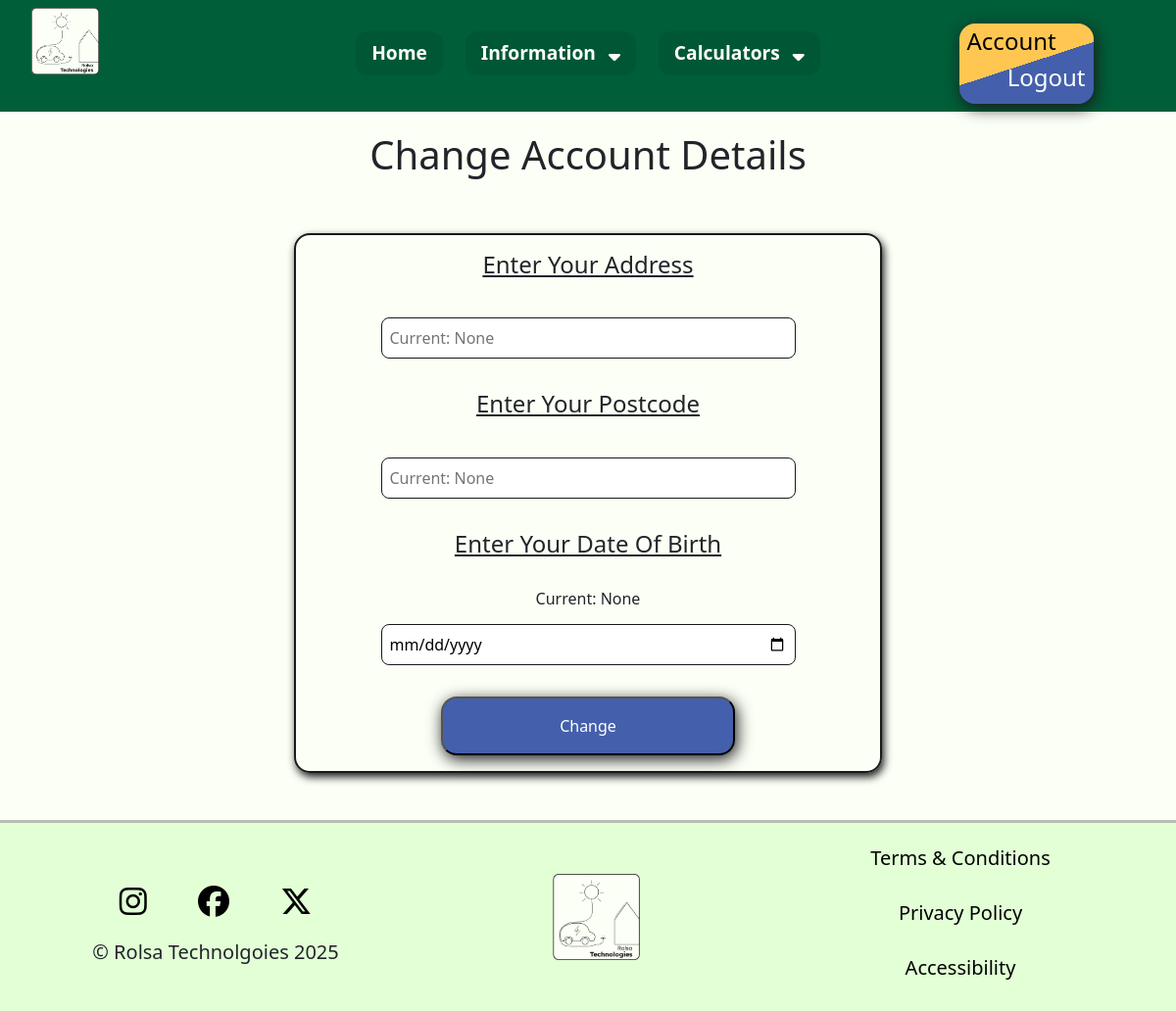
The app's page /change_account_details (signed in), older data.
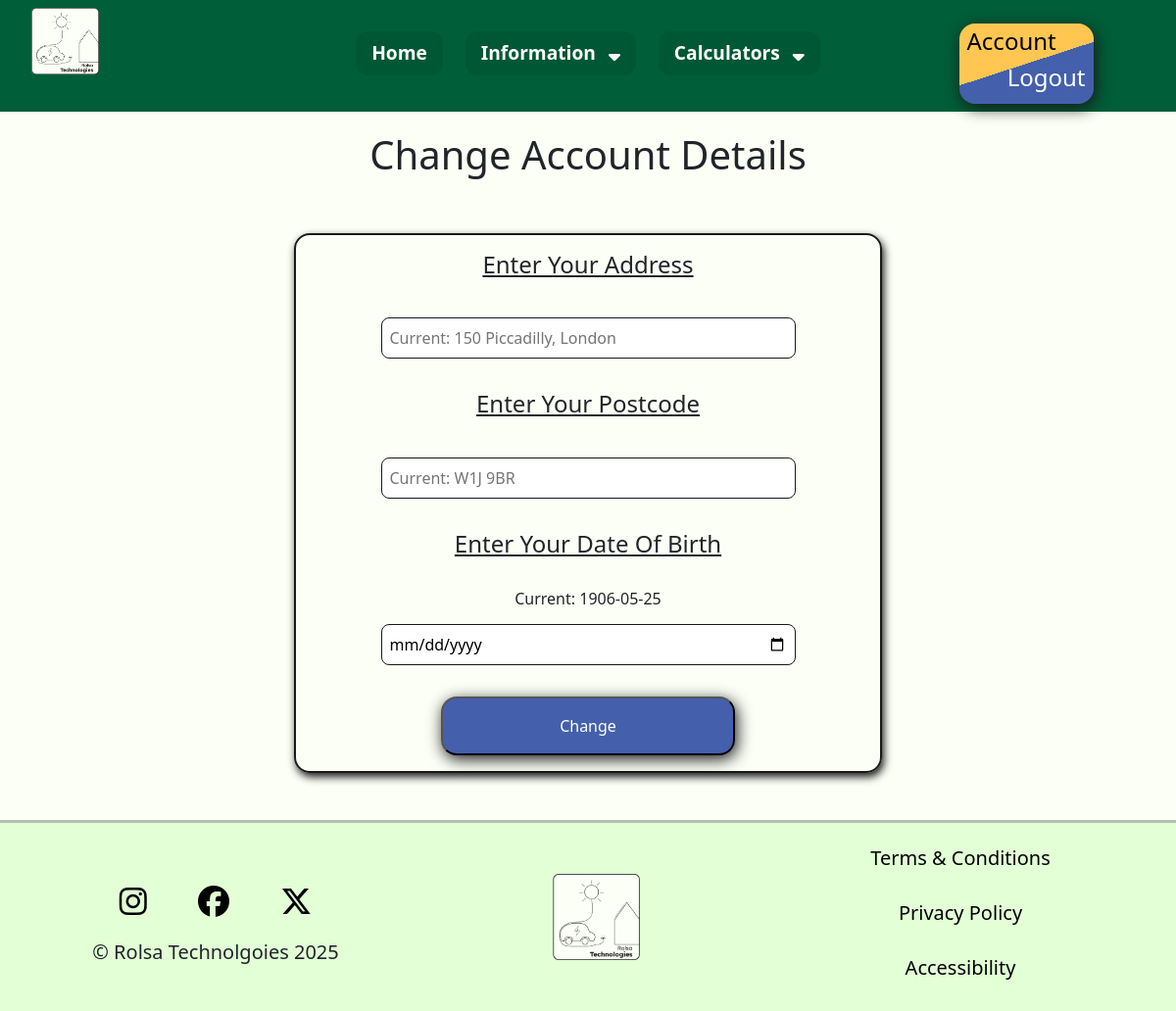
The same page, newer data.
### tables this page shows
CREATE TABLE Personal(
    AccountID INTEGER NOT NULL,
    FullName VARCHAR(255) NOT NULL,
    DateOfBirth DATE,
    Address TEXT,
    Postcode VARCHAR(8),
    FOREIGN KEY (AccountID) REFERENCES Account(AccountID)
);

### main.py (the view)
@app.route("/change_account_details")
def ChangeAccountDetails():
    account = session.get('account', None)
    if session.get('account', None) == None:
        return redirect("/login")
    AccountInformation = Get.RetrieveInfo(account, "Change")
    return render_template("change.html", AccountInformation = AccountInformation)

### main.py (called while the page is built)
@app.context_processor
def inject_global_data():
    return {
        "account": session.get('account', None), #email address is considered as account
        "type": session.get('type', None) #type is considered as account type (Personal, Business, Admin)
    }

### templates/change.html (shortened to what this page needs)
{% extends "base.html" %}
{% block css %}
<link rel="stylesheet" href="{{ url_for('static', filename='css/change.css') }}">
{% endblock %}
{% block content %}
<h1>Change Account Details</h1>
<br><br>
<center>
<form action="{{ url_for('ChangeAccountInfo')}}" method="POST">
        <h4 style="text-decoration: underline;">Enter Your Address</h4>
        <br>
        <input type="text" name="address" id="address" placeholder="Current: {{ AccountInformation.Address }}" required>
        <br><br>
        <h4 style="text-decoration: underline;">Enter Your Postcode</h4>
        <br>
                <input type="text" name="postcode" id="postcode" pattern="^([A-Z]{1,2}[0-9][A-Z0-9]? ?[0-9][A-Z]{2}|GIR ?0AA)$" placeholder="Current: {{ AccountInformation.Postcode }}" required>
        <br><br>
        {% if AccountInformation.Type == "Business" %}
            <h4 style="text-decoration: underline;">Enter the Business' Phone Number</h4>
            <br>
                    <input type="tel" name="phone" id="phone" placeholder="Current: {{ AccountInformation.PhoneNumber }}" required>
            <br><br>
        {% elif AccountInformation.Type == "Personal"%}
            <h4 style="text-decoration: underline;">Enter Your Date Of Birth</h4>
            <br>
            <h6>Current: {{ AccountInformation.DateofBirth }}</h6>
            <input type="date" name="date" id="date" required>
            <br><br>
        {% endif %}
    <button type="submit" id="BlueButton">Change</button>
</form>
</center>
<br><br>
{% endblock %}

### templates/base.html (shortened to what this page needs)
<!DOCTYPE html>
<html lang="en">
<head>
    <link rel="stylesheet" href="{{ url_for('static', filename='css/general.css') }}">
    {% block css %}{% endblock %}
    <link href="https://cdn.jsdelivr.net/npm/bootstrap@5.3.3/dist/css/bootstrap.min.css" rel="stylesheet">
</head>
<body>
<nav>
    <div class="row">
        <div class="col-sm-3"><a href="{{ url_for('index')}}"><img src="{{ url_for('static', filename='images/Logo.png')}}" id="logo" alt="Rolsa Technologies Logo"></a></div>
        <div class="col-sm-6">
            <div class="top">
            <ul>
                <li><a href="{{ url_for('index')}}">Home</a></li>
                <li>Information <span><i class="fa fa-sort-down"></i></span>
                </li>
                <li>Calculators <span><i class="fa fa-sort-down"></i></span>
                </li>
            </ul>
        </div>
        </div>
        <div  class="col-sm-3">
            <center>
                {% if account %}
                <div id="buttonbox">
                    <h4 id="left"><a href="{{ url_for('account')}}">Account</a></h4>
                    <h4 id="right"><a href="{{ url_for('logout')}}">Logout</a></h4>
                </div>
                {% else %}
                <div id="buttonbox">
                    <h4 id="left"><a href="{{ url_for('login')}}">Login</a></h4>
                    <h4 id="right"><a href="{{ url_for('register')}}">Register</a></h4>
                </div>
                {% endif %}
            </center>
        </div>
    </div>
</nav>
{% block content %}{% endblock %}
<footer>
    <div class="container text-center">
        <div class="row align-items-center">
          <div class="col">
            <a href="https://www.instagram.com/"><i class="fa-brands fa-instagram" aria-hidden="true"></i></a>
            <a href="https://en-gb.facebook.com/"><i class="fa-brands fa-facebook" aria-hidden="true"></i></a>
            <a href="https://x.com/"><i class="fa-brands fa-x-twitter" aria-hidden="true"></i></a>
            <br>
            <h5>&copy; Rolsa Technolgoies 2025</h5>
          </div>
          <div class="col">
            <a href="{{ url_for('index')}}"><img src="{{ url_for('static', filename='images/Logo.png')}}" id="logo" alt="Rolsa Technologies Logo"></a>
          </div>
          <div class="col">
                <br>
                <h5><a href="{{ url_for('terms')}}">Terms & Conditions</a></h5><br>
                <h5><a href="{{ url_for('privacy')}}">Privacy Policy</a></h5><br>
                <h5><a href="">Accessibility</a></h5><br>
          </div>
        </div>
      </div>
</footer>
</body>
</html>

### static/css/general.css (style rules this page uses)
body { font-family: "Lexend", sans-serif; margin: 0; padding: 0; background-color: #FCFFF6 !important; color: #191919; }
h1 { text-align: center; margin-bottom: 1.5vh; }
nav { background-color: #005E39; width: 100%; padding: 1vh 2vh; margin-bottom: 2.5vh; }
nav ul { list-style-type: none; padding: 0; display: flex; justify-content: center; flex-wrap: wrap; position: relative; z-index: 10; color: white; }
nav ul li { display: inline-block; margin: 0.5vh 2%; font-size: larger; font-weight: bolder; background-color: rgba(0, 0, 0, 0.075); padding: 1vh 2vh; position: relative; border-radius: 1.5vh; }
span { margin-left: 1vh; }
nav a { color: white; text-decoration: none; }
#buttonbox { background: rgb(68,96,172); background: linear-gradient(-18deg, rgba(68,96,172,1) 50%, rgba(255,199,82,1) 50%); width: 50%; padding: 0.5vh 1vh; border-radius: 2vh; margin-top: 2vh; box-shadow: 0.25vh 0.5vh 2vh #191919; }
#buttonbox #left { text-align: left; }
#buttonbox h4#left a { color: black; }
#buttonbox #right { text-align: right; }
#logo { width:25%; margin-left: 2vh; }
footer { background-color: #E2FFD6; border-top: 3px solid #b7beb4; }
footer i { font-size: xx-large; margin: 3vh; color: black; }
footer a { color: black; text-decoration: none; }
.top { margin-top: 2.5vh; }
#BlueButton { background-color: #4460AC; color: white; padding: 2vh 4vh; border-radius: 2vh; min-width: 300px; max-width: 95%; box-shadow: 0.25vh 0.5vh 2vh #191919; transition: 0.25s; }

### static/css/change.css (style rules this page uses)
input[type="text"], [type="date"], [type="tel"] { width: 75%; padding: 1vh; margin: 1vh 0; border: 1px solid #191919; border-radius: 1vh; transition: 0.35s all; }
form { padding: 2vh; border: 2px solid #191919; border-radius: 2vh; box-shadow: 0.25vh 0.5vh 1vh #191919; width: 50%; }

Row changes from the older to the newer data that the page shows:
now on this page (row edited): Personal: address "Current: 150 Piccadilly, London", postcode "Current: W1J 9BR", DateofBirth "1906-05-25"
Text that changed along with them:
form field address: "Current: None" → (not shown)
form field postcode: "Current: None" → (not shown)
{{ AccountInformation.DateofBirth }}: "None" → (not shown)
